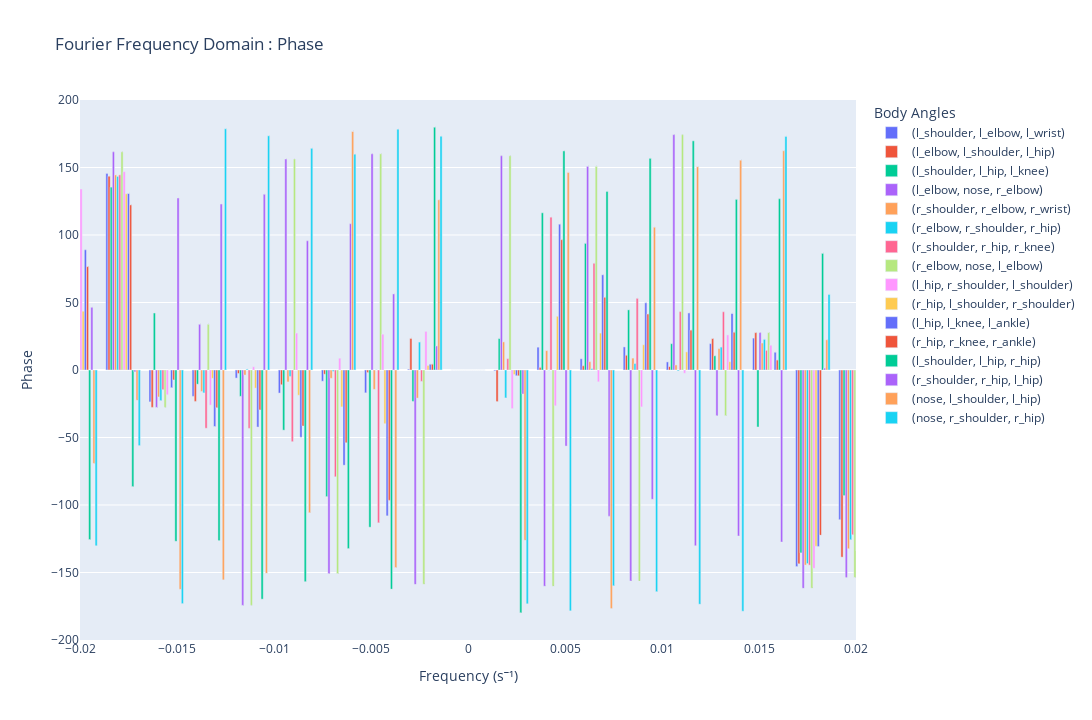

Write notebook code for a chart like this one.
### Code cell
plot_fourier_phase(fourier_series)

### Figure 1 — Plotly figure (JSON) as saved in the notebook; plotly's stock layout.template omitted (floating-point values rounded to 4 significant figures; data arrays with more than 128 entries replaced by an {"elided": "..."} marker saying what was removed)
{"data": [{"hovertemplate": "first: LEFT_SHOULDER<br>mid: LEFT_ELBOW<br>end: LEFT_WRIST<br>frequency: %{x:.2e}<br>phase: %{y:.2f}°<extra></extra>", "name": "(l_shoulder, l_elbow, l_wrist)", "text": "(l_shoulder, l_elbow, l_wrist)", "type": "bar", "x": {"elided": "450 float values"}, "y": {"elided": "450 float values"}}, {"hovertemplate": "first: LEFT_ELBOW<br>mid: LEFT_SHOULDER<br>end: LEFT_HIP<br>frequency: %{x:.2e}<br>phase: %{y:.2f}°<extra></extra>", "name": "(l_elbow, l_shoulder, l_hip)", "text": "(l_elbow, l_shoulder, l_hip)", "type": "bar", "x": {"elided": "450 float values"}, "y": {"elided": "450 float values"}}, {"hovertemplate": "first: LEFT_SHOULDER<br>mid: LEFT_HIP<br>end: LEFT_KNEE<br>frequency: %{x:.2e}<br>phase: %{y:.2f}°<extra></extra>", "name": "(l_shoulder, l_hip, l_knee)", "text": "(l_shoulder, l_hip, l_knee)", "type": "bar", "x": {"elided": "450 float values"}, "y": {"elided": "450 float values"}}, {"hovertemplate": "first: LEFT_ELBOW<br>mid: NOSE<br>end: RIGHT_ELBOW<br>frequency: %{x:.2e}<br>phase: %{y:.2f}°<extra></extra>", "name": "(l_elbow, nose, r_elbow)", "text": "(l_elbow, nose, r_elbow)", "type": "bar", "x": {"elided": "450 float values"}, "y": {"elided": "450 float values"}}, {"hovertemplate": "first: RIGHT_SHOULDER<br>mid: RIGHT_ELBOW<br>end: RIGHT_WRIST<br>frequency: %{x:.2e}<br>phase: %{y:.2f}°<extra></extra>", "name": "(r_shoulder, r_elbow, r_wrist)", "text": "(r_shoulder, r_elbow, r_wrist)", "type": "bar", "x": {"elided": "450 float values"}, "y": {"elided": "450 float values"}}, {"hovertemplate": "first: RIGHT_ELBOW<br>mid: RIGHT_SHOULDER<br>end: RIGHT_HIP<br>frequency: %{x:.2e}<br>phase: %{y:.2f}°<extra></extra>", "name": "(r_elbow, r_shoulder, r_hip)", "text": "(r_elbow, r_shoulder, r_hip)", "type": "bar", "x": {"elided": "450 float values"}, "y": {"elided": "450 float values"}}, {"hovertemplate": "first: RIGHT_SHOULDER<br>mid: RIGHT_HIP<br>end: RIGHT_KNEE<br>frequency: %{x:.2e}<br>phase: %{y:.2f}°<extra></extra>", "name": "(r_shoulder, r_hip, r_knee)", "text": "(r_shoulder, r_hip, r_knee)", "type": "bar", "x": {"elided": "450 float values"}, "y": {"elided": "450 float values"}}, {"hovertemplate": "first: RIGHT_ELBOW<br>mid: NOSE<br>end: LEFT_ELBOW<br>frequency: %{x:.2e}<br>phase: %{y:.2f}°<extra></extra>", "name": "(r_elbow, nose, l_elbow)", "text": "(r_elbow, nose, l_elbow)", "type": "bar", "x": {"elided": "450 float values"}, "y": {"elided": "450 float values"}}, {"hovertemplate": "first: LEFT_HIP<br>mid: RIGHT_SHOULDER<br>end: LEFT_SHOULDER<br>frequency: %{x:.2e}<br>phase: %{y:.2f}°<extra></extra>", "name": "(l_hip, r_shoulder, l_shoulder)", "text": "(l_hip, r_shoulder, l_shoulder)", "type": "bar", "x": {"elided": "450 float values"}, "y": {"elided": "450 float values"}}, {"hovertemplate": "first: RIGHT_HIP<br>mid: LEFT_SHOULDER<br>end: RIGHT_SHOULDER<br>frequency: %{x:.2e}<br>phase: %{y:.2f}°<extra></extra>", "name": "(r_hip, l_shoulder, r_shoulder)", "text": "(r_hip, l_shoulder, r_shoulder)", "type": "bar", "x": {"elided": "450 float values"}, "y": {"elided": "450 float values"}}, {"hovertemplate": "first: LEFT_HIP<br>mid: LEFT_KNEE<br>end: LEFT_ANKLE<br>frequency: %{x:.2e}<br>phase: %{y:.2f}°<extra></extra>", "name": "(l_hip, l_knee, l_ankle)", "text": "(l_hip, l_knee, l_ankle)", "type": "bar", "x": {"elided": "450 float values"}, "y": {"elided": "450 float values"}}, {"hovertemplate": "first: RIGHT_HIP<br>mid: RIGHT_KNEE<br>end: RIGHT_ANKLE<br>frequency: %{x:.2e}<br>phase: %{y:.2f}°<extra></extra>", "name": "(r_hip, r_knee, r_ankle)", "text": "(r_hip, r_knee, r_ankle)", "type": "bar", "x": {"elided": "450 float values"}, "y": {"elided": "450 float values"}}, {"hovertemplate": "first: LEFT_SHOULDER<br>mid: LEFT_HIP<br>end: RIGHT_HIP<br>frequency: %{x:.2e}<br>phase: %{y:.2f}°<extra></extra>", "name": "(l_shoulder, l_hip, r_hip)", "text": "(l_shoulder, l_hip, r_hip)", "type": "bar", "x": {"elided": "450 float values"}, "y": {"elided": "450 float values"}}, {"hovertemplate": "first: RIGHT_SHOULDER<br>mid: RIGHT_HIP<br>end: LEFT_HIP<br>frequency: %{x:.2e}<br>phase: %{y:.2f}°<extra></extra>", "name": "(r_shoulder, r_hip, l_hip)", "text": "(r_shoulder, r_hip, l_hip)", "type": "bar", "x": {"elided": "450 float values"}, "y": {"elided": "450 float values"}}, {"hovertemplate": "first: NOSE<br>mid: LEFT_SHOULDER<br>end: LEFT_HIP<br>frequency: %{x:.2e}<br>phase: %{y:.2f}°<extra></extra>", "name": "(nose, l_shoulder, l_hip)", "text": "(nose, l_shoulder, l_hip)", "type": "bar", "x": {"elided": "450 float values"}, "y": {"elided": "450 float values"}}, {"hovertemplate": "first: NOSE<br>mid: RIGHT_SHOULDER<br>end: RIGHT_HIP<br>frequency: %{x:.2e}<br>phase: %{y:.2f}°<extra></extra>", "name": "(nose, r_shoulder, r_hip)", "text": "(nose, r_shoulder, r_hip)", "type": "bar", "x": {"elided": "450 float values"}, "y": {"elided": "450 float values"}}], "layout": {"height": 720, "hovermode": "closest", "legend": {"title": {"text": "Body Angles"}}, "title": {"text": "Fourier Frequency Domain : Phase"}, "width": 1280, "xaxis": {"range": [-0.02, 0.02], "title": {"text": "Frequency (s⁻¹)"}}, "yaxis": {"title": {"text": "Phase"}}}}
